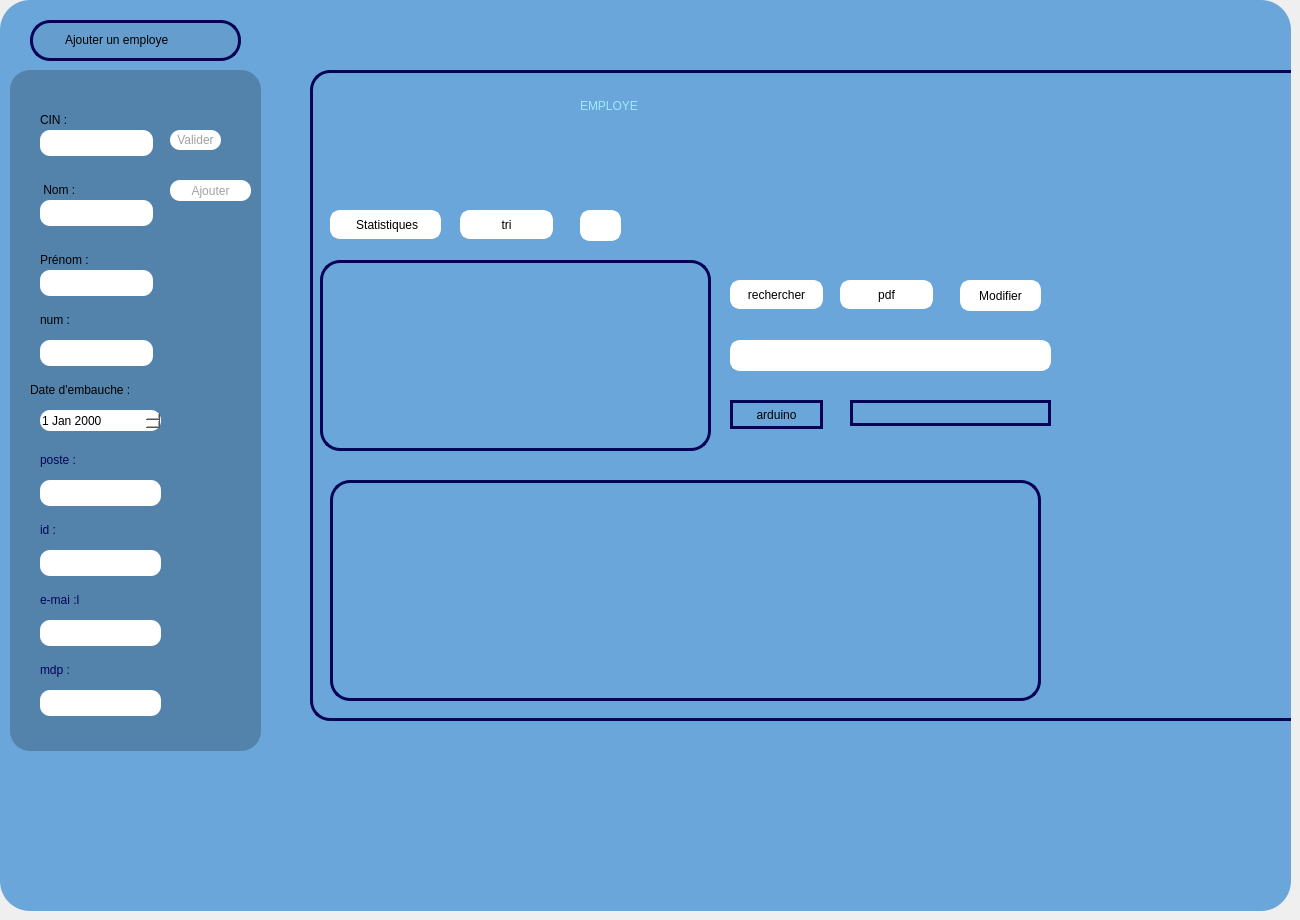
    <widget class="QWidget" name="page_employe">
     <widget class="QWidget" name="Formateur" native="true">
      <property name="geometry">
       <rect>
        <x>0</x>
        <y>0</y>
        <width>1291</width>
        <height>911</height>
       </rect>
      </property>
      <property name="maximumSize">
       <size>
        <width>2000</width>
        <height>2000</height>
       </size>
      </property>
      <property name="baseSize">
       <size>
        <width>1000</width>
        <height>1000</height>
       </size>
      </property>
      <property name="mouseTracking">
       <bool>false</bool>
      </property>
      <property name="tabletTracking">
       <bool>false</bool>
      </property>
      <property name="autoFillBackground">
       <bool>false</bool>
      </property>
      <property name="styleSheet">
       <string notr="true">background-color: rgb(106, 166, 218);

border-radius:30px;</string>
      </property>
      <widget class="QFrame" name="frame_9">
       <property name="geometry">
        <rect>
         <x>10</x>
         <y>70</y>
         <width>251</width>
         <height>681</height>
        </rect>
       </property>
       <property name="styleSheet">
        <string notr="true">background-color: rgb(58, 196, 255);
background-color: rgb(83, 130, 171);
border-radius:20px;

</string>
       </property>
       <property name="frameShape">
        <enum>QFrame::Shape::NoFrame</enum>
       </property>
       <widget class="QLabel" name="label_specialite_7">
        <property name="geometry">
         <rect>
          <x>30</x>
          <y>380</y>
          <width>111</width>
          <height>20</height>
         </rect>
        </property>
        <property name="styleSheet">
         <string notr="true">color: rgb(4, 4, 87);</string>
        </property>
        <property name="text">
         <string>poste :</string>
        </property>
       </widget>
       <widget class="QLineEdit" name="lineEdit_cin_2">
        <property name="geometry">
         <rect>
          <x>30</x>
          <y>60</y>
          <width>113</width>
          <height>26</height>
         </rect>
        </property>
        <property name="styleSheet">
         <string notr="true">background-color: rgb(255, 255, 255);
border-radius:10px;
</string>
        </property>
        <property name="maxLength">
         <number>8</number>
        </property>
       </widget>
       <widget class="QLabel" name="label_contact_4">
        <property name="geometry">
         <rect>
          <x>30</x>
          <y>240</y>
          <width>63</width>
          <height>20</height>
         </rect>
        </property>
        <property name="text">
         <string>num :</string>
        </property>
       </widget>
       <widget class="QLineEdit" name="lineEdit_num_2">
        <property name="geometry">
         <rect>
          <x>30</x>
          <y>270</y>
          <width>113</width>
          <height>26</height>
         </rect>
        </property>
        <property name="styleSheet">
         <string notr="true">background-color: rgb(255, 255, 255);
border-radius:10px;</string>
        </property>
       </widget>
       <widget class="QLabel" name="label_prenom_6">
        <property name="geometry">
         <rect>
          <x>30</x>
          <y>180</y>
          <width>63</width>
          <height>20</height>
         </rect>
        </property>
        <property name="text">
         <string>Prénom :</string>
        </property>
       </widget>
       <widget class="QLineEdit" name="lineEdit_nom_2">
        <property name="geometry">
         <rect>
          <x>30</x>
          <y>130</y>
          <width>113</width>
          <height>26</height>
         </rect>
        </property>
        <property name="styleSheet">
         <string notr="true">background-color: rgb(255, 255, 255);
border-radius:10px;</string>
        </property>
        <property name="maxLength">
         <number>20</number>
        </property>
       </widget>
       <widget class="QLineEdit" name="lineEdit_prenom_2">
        <property name="geometry">
         <rect>
          <x>30</x>
          <y>200</y>
          <width>113</width>
          <height>26</height>
         </rect>
        </property>
        <property name="styleSheet">
         <string notr="true">background-color: rgb(255, 255, 255);
border-radius:10px;</string>
        </property>
       </widget>
       <widget class="QPushButton" name="pushButton_cin_4">
        <property name="geometry">
         <rect>
          <x>160</x>
          <y>60</y>
          <width>51</width>
          <height>20</height>
         </rect>
        </property>
        <property name="styleSheet">
         <string notr="true">QPushButton{
background-color: rgb(255, 255, 255);
color: rgb(162, 162, 162);
border-radius:10px;
}
QPushButton:hover{
	background-color: rgb(162, 162, 162);
	color: rgb(255, 255, 255);
}



</string>
        </property>
        <property name="text">
         <string>Valider</string>
        </property>
       </widget>
       <widget class="QLabel" name="label_cin_6">
        <property name="geometry">
         <rect>
          <x>30</x>
          <y>40</y>
          <width>31</width>
          <height>20</height>
         </rect>
        </property>
        <property name="text">
         <string>CIN :</string>
        </property>
       </widget>
       <widget class="QLabel" name="label_cin_7">
        <property name="geometry">
         <rect>
          <x>30</x>
          <y>110</y>
          <width>41</width>
          <height>20</height>
         </rect>
        </property>
        <property name="text">
         <string> Nom :</string>
        </property>
       </widget>
       <widget class="QDateEdit" name="dateEdit_2">
        <property name="geometry">
         <rect>
          <x>30</x>
          <y>340</y>
          <width>121</width>
          <height>21</height>
         </rect>
        </property>
        <property name="styleSheet">
         <string notr="true">background-color: rgb(255, 255, 255);
border-radius:10px;</string>
        </property>
       </widget>
       <widget class="QLabel" name="label_embauhe_6">
        <property name="geometry">
         <rect>
          <x>20</x>
          <y>310</y>
          <width>131</width>
          <height>20</height>
         </rect>
        </property>
        <property name="text">
         <string>Date d'embauche :</string>
        </property>
       </widget>
       <widget class="QPushButton" name="btajouter_2">
        <property name="geometry">
         <rect>
          <x>160</x>
          <y>110</y>
          <width>81</width>
          <height>21</height>
         </rect>
        </property>
        <property name="styleSheet">
         <string notr="true">QPushButton{
background-color: rgb(255, 255, 255);
color: rgb(162, 162, 162);
border-radius:10px;
}
QPushButton:hover{
	background-color: rgb(162, 162, 162);
	color: rgb(255, 255, 255);
}




</string>
        </property>
        <property name="text">
         <string>Ajouter</string>
        </property>
       </widget>
       <widget class="QLineEdit" name="lineEdit_poste_2">
        <property name="geometry">
         <rect>
          <x>30</x>
          <y>410</y>
          <width>121</width>
          <height>26</height>
         </rect>
        </property>
        <property name="styleSheet">
         <string notr="true">background-color: rgb(255, 255, 255);
border-radius:10px;
</string>
        </property>
        <property name="text">
         <string/>
        </property>
       </widget>
       <widget class="QLabel" name="label_specialite_9">
        <property name="geometry">
         <rect>
          <x>30</x>
          <y>450</y>
          <width>111</width>
          <height>20</height>
         </rect>
        </property>
        <property name="styleSheet">
         <string notr="true">color: rgb(4, 4, 87);</string>
        </property>
        <property name="text">
         <string>id :</string>
        </property>
       </widget>
       <widget class="QLineEdit" name="lineEdit_ID_2">
        <property name="geometry">
         <rect>
          <x>30</x>
          <y>480</y>
          <width>121</width>
          <height>26</height>
         </rect>
        </property>
        <property name="styleSheet">
         <string notr="true">background-color: rgb(255, 255, 255);
border-radius:10px;
</string>
        </property>
        <property name="text">
         <string/>
        </property>
       </widget>
       <widget class="QLabel" name="label_specialite_10">
        <property name="geometry">
         <rect>
          <x>30</x>
          <y>520</y>
          <width>111</width>
          <height>20</height>
         </rect>
        </property>
        <property name="styleSheet">
         <string notr="true">color: rgb(4, 4, 87);</string>
        </property>
        <property name="text">
         <string>e-mai :l</string>
        </property>
       </widget>
       <widget class="QLineEdit" name="lineEdit_email_2">
        <property name="geometry">
         <rect>
          <x>30</x>
          <y>550</y>
          <width>121</width>
          <height>26</height>
         </rect>
        </property>
        <property name="styleSheet">
         <string notr="true">background-color: rgb(255, 255, 255);
border-radius:10px;
</string>
        </property>
        <property name="text">
         <string/>
        </property>
       </widget>
       <widget class="QLabel" name="label_specialite_11">
        <property name="geometry">
         <rect>
          <x>30</x>
          <y>590</y>
          <width>111</width>
          <height>20</height>
         </rect>
        </property>
        <property name="styleSheet">
         <string notr="true">color: rgb(4, 4, 87);</string>
        </property>
        <property name="text">
         <string>mdp :</string>
        </property>
       </widget>
       <widget class="QLineEdit" name="lineEdit_mdp_2">
        <property name="geometry">
         <rect>
          <x>30</x>
          <y>620</y>
          <width>121</width>
          <height>26</height>
         </rect>
        </property>
        <property name="styleSheet">
         <string notr="true">background-color: rgb(255, 255, 255);
border-radius:10px;
</string>
        </property>
        <property name="text">
         <string/>
        </property>
       </widget>
      </widget>
      <widget class="QFrame" name="frame_10">
       <property name="geometry">
        <rect>
         <x>30</x>
         <y>20</y>
         <width>211</width>
         <height>41</height>
        </rect>
       </property>
       <property name="styleSheet">
        <string notr="true">background-color: rgb(100, 157, 206);
border: 3px solid #040457;
border-radius:20px;</string>
       </property>
       <property name="frameShape">
        <enum>QFrame::Shape::NoFrame</enum>
       </property>
       <widget class="QLabel" name="label_embauhe_7">
        <property name="geometry">
         <rect>
          <x>30</x>
          <y>10</y>
          <width>161</width>
          <height>20</height>
         </rect>
        </property>
        <property name="styleSheet">
         <string notr="true">background-color: rgb(100, 157, 206);
border: 2px solid #649dce;
</string>
        </property>
        <property name="text">
         <string>Ajouter un employe</string>
        </property>
       </widget>
      </widget>
      <widget class="QFrame" name="frame_11">
       <property name="geometry">
        <rect>
         <x>310</x>
         <y>70</y>
         <width>1001</width>
         <height>651</height>
        </rect>
       </property>
       <property name="styleSheet">
        <string notr="true">border: 3px solid #040457;
border-radius:20px;
</string>
       </property>
       <property name="frameShape">
        <enum>QFrame::Shape::NoFrame</enum>
       </property>
       <widget class="QLineEdit" name="lineEdit_searchEmail_2">
        <property name="geometry">
         <rect>
          <x>420</x>
          <y>270</y>
          <width>321</width>
          <height>31</height>
         </rect>
        </property>
        <property name="styleSheet">
         <string notr="true">background-color: rgb(255, 255, 255);
border-radius:10px;
border: 3px solid #ffffff;
color: rgb(162, 162, 162);</string>
        </property>
        <property name="text">
         <string/>
        </property>
       </widget>
       <widget class="QPushButton" name="bmodifier_2">
        <property name="geometry">
         <rect>
          <x>650</x>
          <y>210</y>
          <width>81</width>
          <height>31</height>
         </rect>
        </property>
        <property name="styleSheet">
         <string notr="true">QPushButton{
background-color: rgb(255, 255, 255);
border-radius:10px;
border: 3px solid #ffffff;
}
QPushButton:hover{
	background-color: rgb(220, 220, 220);
	color: rgb(90, 90, 90);

	border-radius:10px;
}
</string>
        </property>
        <property name="text">
         <string>Modifier</string>
        </property>
       </widget>
       <widget class="QPushButton" name="btsupprimer_2">
        <property name="geometry">
         <rect>
          <x>270</x>
          <y>140</y>
          <width>41</width>
          <height>31</height>
         </rect>
        </property>
        <property name="styleSheet">
         <string notr="true">QPushButton{
background-color: rgb(255, 255, 255);
border-radius:10px;
border: 3px solid #ffffff;
}
QPushButton:hover{
	background-color: rgb(220, 220, 220);
	color: rgb(90, 90, 90);

	border-radius:10px;
}
</string>
        </property>
        <property name="text">
         <string/>
        </property>
        <property name="icon">
         <iconset resource="image.qrc">
          <normaloff>:/img/poubelle.png</normaloff>:/img/poubelle.png</iconset>
        </property>
       </widget>
       <widget class="QLabel" name="label_3">
        <property name="geometry">
         <rect>
          <x>270</x>
          <y>10</y>
          <width>331</width>
          <height>51</height>
         </rect>
        </property>
        <property name="styleSheet">
         <string notr="true">background-color: rgb(106, 166, 218);
color: rgb(83, 130, 171);
color: rgb(157, 235, 255);
border: none;
font: 30pt &quot;Rockwell&quot;;</string>
        </property>
        <property name="text">
         <string>EMPLOYE</string>
        </property>
       </widget>
       <widget class="QPushButton" name="btnStats_2">
        <property name="geometry">
         <rect>
          <x>20</x>
          <y>140</y>
          <width>111</width>
          <height>29</height>
         </rect>
        </property>
        <property name="styleSheet">
         <string notr="true">QPushButton{
background-color: rgb(255, 255, 255);
border-radius:10px;
border: 3px solid #ffffff;
}
QPushButton:hover{
	background-color: rgb(220, 220, 220);
	color: rgb(90, 90, 90);

	border-radius:10px;
}
</string>
        </property>
        <property name="text">
         <string> Statistiques</string>
        </property>
        <property name="icon">
         <iconset resource="image.qrc">
          <normaloff>:/img/stat.png</normaloff>:/img/stat.png</iconset>
        </property>
       </widget>
       <widget class="QTableView" name="tableView_3">
        <property name="geometry">
         <rect>
          <x>20</x>
          <y>410</y>
          <width>711</width>
          <height>221</height>
         </rect>
        </property>
       </widget>
       <widget class="QFrame" name="groupBox_stats_2">
        <property name="geometry">
         <rect>
          <x>10</x>
          <y>190</y>
          <width>391</width>
          <height>191</height>
         </rect>
        </property>
        <property name="frameShape">
         <enum>QFrame::Shape::NoFrame</enum>
        </property>
       </widget>
       <widget class="QPushButton" name="btSearchEmail_2">
        <property name="geometry">
         <rect>
          <x>420</x>
          <y>210</y>
          <width>93</width>
          <height>29</height>
         </rect>
        </property>
        <property name="styleSheet">
         <string notr="true">QPushButton{
background-color: rgb(255, 255, 255);
border-radius:10px;
border: 3px solid #ffffff;
}
QPushButton:hover{
	background-color: rgb(220, 220, 220);
	color: rgb(90, 90, 90);

	border-radius:10px;
}
</string>
        </property>
        <property name="text">
         <string>rechercher</string>
        </property>
       </widget>
       <widget class="QPushButton" name="btnExportPDF_2">
        <property name="geometry">
         <rect>
          <x>530</x>
          <y>210</y>
          <width>93</width>
          <height>29</height>
         </rect>
        </property>
        <property name="styleSheet">
         <string notr="true">QPushButton{
background-color: rgb(255, 255, 255);
border-radius:10px;
border: 3px solid #ffffff;
}
QPushButton:hover{
	background-color: rgb(220, 220, 220);
	color: rgb(90, 90, 90);

	border-radius:10px;
}
</string>
        </property>
        <property name="text">
         <string>pdf</string>
        </property>
       </widget>
       <widget class="QPushButton" name="btRechercheArduino">
        <property name="geometry">
         <rect>
          <x>420</x>
          <y>330</y>
          <width>93</width>
          <height>29</height>
         </rect>
        </property>
        <property name="text">
         <string>arduino</string>
        </property>
       </widget>
       <widget class="QLineEdit" name="lineEdit_idArduino">
        <property name="geometry">
         <rect>
          <x>540</x>
          <y>330</y>
          <width>201</width>
          <height>26</height>
         </rect>
        </property>
        <property name="styleSheet">
         <string notr="true">color: rgb(255, 255, 255);</string>
        </property>
       </widget>
       <widget class="QPushButton" name="btTriDate_2">
        <property name="geometry">
         <rect>
          <x>150</x>
          <y>140</y>
          <width>93</width>
          <height>29</height>
         </rect>
        </property>
        <property name="styleSheet">
         <string notr="true">QPushButton{
background-color: rgb(255, 255, 255);
border-radius:10px;
border: 3px solid #ffffff;
}
QPushButton:hover{
	background-color: rgb(220, 220, 220);
	color: rgb(90, 90, 90);

	border-radius:10px;
}
</string>
        </property>
        <property name="text">
         <string>tri</string>
        </property>
       </widget>
      </widget>
      <zorder>frame_11</zorder>
      <zorder>frame_9</zorder>
      <zorder>frame_10</zorder>
     </widget>
    </widget>
